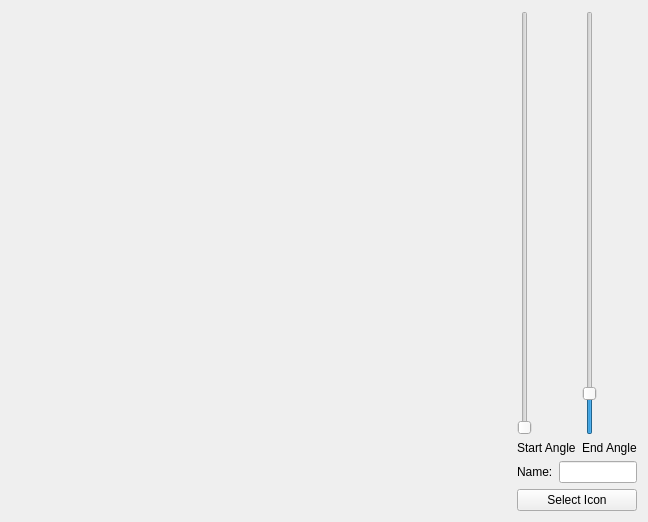
<?xml version="1.0" encoding="UTF-8"?>
<ui version="4.0">
 <class>PieDelegateItemTest</class>
 <widget class="QWidget" name="PieDelegateItemTest">
  <property name="geometry">
   <rect>
    <x>0</x>
    <y>0</y>
    <width>637</width>
    <height>508</height>
   </rect>
  </property>
  <property name="windowTitle">
   <string>Form</string>
  </property>
  <layout class="QHBoxLayout" name="horizontalLayout_3">
   <item>
    <widget class="GraphWidget" name="graphWidget" native="true">
     <property name="minimumSize">
      <size>
       <width>500</width>
       <height>500</height>
      </size>
     </property>
    </widget>
   </item>
   <item>
    <layout class="QVBoxLayout" name="verticalLayout_4">
     <item>
      <layout class="QHBoxLayout" name="horizontalLayout_2">
       <item>
        <layout class="QVBoxLayout" name="verticalLayout">
         <item>
          <widget class="QSlider" name="startAngleSlider">
           <property name="maximum">
            <number>360</number>
           </property>
           <property name="orientation">
            <enum>Qt::Vertical</enum>
           </property>
          </widget>
         </item>
         <item>
          <widget class="QLabel" name="label">
           <property name="text">
            <string>Start Angle</string>
           </property>
          </widget>
         </item>
        </layout>
       </item>
       <item>
        <layout class="QVBoxLayout" name="verticalLayout_2">
         <item>
          <widget class="QSlider" name="endAngleSlider">
           <property name="maximum">
            <number>360</number>
           </property>
           <property name="value">
            <number>30</number>
           </property>
           <property name="orientation">
            <enum>Qt::Vertical</enum>
           </property>
          </widget>
         </item>
         <item>
          <widget class="QLabel" name="label_2">
           <property name="text">
            <string>End Angle</string>
           </property>
          </widget>
         </item>
        </layout>
       </item>
      </layout>
     </item>
     <item>
      <layout class="QVBoxLayout" name="verticalLayout_3">
       <item>
        <layout class="QHBoxLayout" name="horizontalLayout">
         <item>
          <widget class="QLabel" name="label_3">
           <property name="text">
            <string>Name:</string>
           </property>
          </widget>
         </item>
         <item>
          <widget class="QLineEdit" name="nameEdit"/>
         </item>
        </layout>
       </item>
       <item>
        <widget class="QPushButton" name="imageSelector">
         <property name="text">
          <string>Select Icon</string>
         </property>
        </widget>
       </item>
      </layout>
     </item>
    </layout>
   </item>
  </layout>
 </widget>
 <customwidgets>
  <customwidget>
   <class>GraphWidget</class>
   <extends>QWidget</extends>
   <header location="global">graphwidget.h</header>
   <container>1</container>
  </customwidget>
 </customwidgets>
 <resources/>
 <connections/>
</ui>
